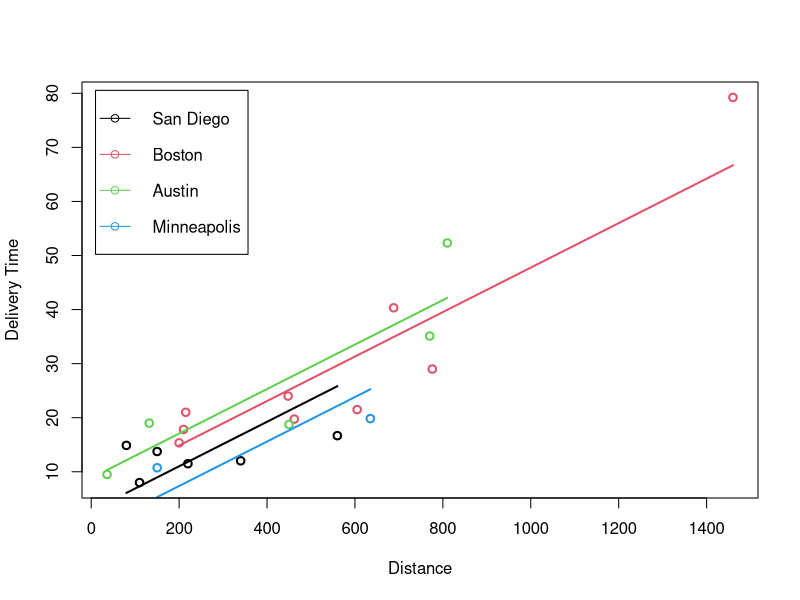

Write the R code that produced this figure. (Note: this script raises an error after producing the figure.)
## ---- chunk 1
knitr::opts_chunk$set(echo = TRUE)
## ---- chunk 2
# Read the dataset
delivery = read.csv('data1.csv', header=TRUE)

# Create indicator variables for the cities
i1 <- ifelse(delivery$city == 'San Diego', 1, 0)
i2 <- ifelse(delivery$city == 'Boston', 1, 0)
i3 <- ifelse(delivery$city == 'Austin', 1, 0)

# Fit the linear model
model <- lm(y ~ x1 + x2 + i1 + i2 + i3, data = delivery)
summary(model)

## ---- chunk 3
# Fit the models for comparison
model.1 = lm(y ~ x1 + x2 + i1 + i2 + i3, data = delivery)
model.2 = lm(y ~ x1 + x2, data = delivery)

# Perform ANOVA
anova(model.2, model.1)
## ---- chunk 4
# Critical F-value
alpha = 0.05
qf(1 - alpha, 3, 16)
## ---- chunk 5
# Fit the model with distance and city indicators
model <- lm(y ~ x2 + i1 + i2 + i3, data = delivery)

# Assign numeric values to cities for plotting
trt <- delivery$city
trt[delivery$city == 'San Diego'] <- 1
trt[delivery$city == 'Boston'] <- 2
trt[delivery$city == 'Austin'] <- 3
trt[delivery$city == 'Minneapolis'] <- 4

# Save the plot to a PNG file
png("plot.png", width = 800, height = 600)

# Plot delivery time against distance with trend lines for each city
plot(x = delivery$x2, y = delivery$y, col = as.numeric(trt), lwd = 2, 
     xlab = 'Distance', ylab = 'Delivery Time',
     panel.last = c(lines(sort(delivery$x2[trt == 1]),
                          fitted(model)[trt == 1][order(delivery$x2[trt == 1])],
                          col = 1, lwd = 2),
                    lines(sort(delivery$x2[trt == 2]),
                          fitted(model)[trt == 2][order(delivery$x2[trt == 2])],
                          col = 2, lwd = 2),
                    lines(sort(delivery$x2[trt == 3]),
                          fitted(model)[trt == 3][order(delivery$x2[trt == 3])],
                          col = 3, lwd = 2),
                    lines(sort(delivery$x2[trt == 4]),
                          fitted(model)[trt == 4][order(delivery$x2[trt == 4])],
                          col = 4, lwd = 2)))

# Add legend
legend("topleft", col = 1:4, pch = 1, lty = 1,
       inset = .02, x.intersp = 1.5, y.intersp = 1.8,
       legend = c("San Diego", "Boston", "Austin", "Minneapolis"))

## ---- chunk 6
# Include the saved plot
knitr::include_graphics("plot.png")
## ---- chunk 7
# Fit the model with distance and city indicators
model <- lm(y ~ x2 + i1 + i2 + i3, data = delivery)

# Save the diagnostic plots to a PNG file
png("diagnostic_plots.png", width = 800, height = 600)

# Set up the plotting area for multiple plots
par(mfrow = c(2, 2))

# Plot the diagnostic plots
plot(model)
## ---- chunk 8
# Include the saved plot
knitr::include_graphics("diagnostic_plots.png")
